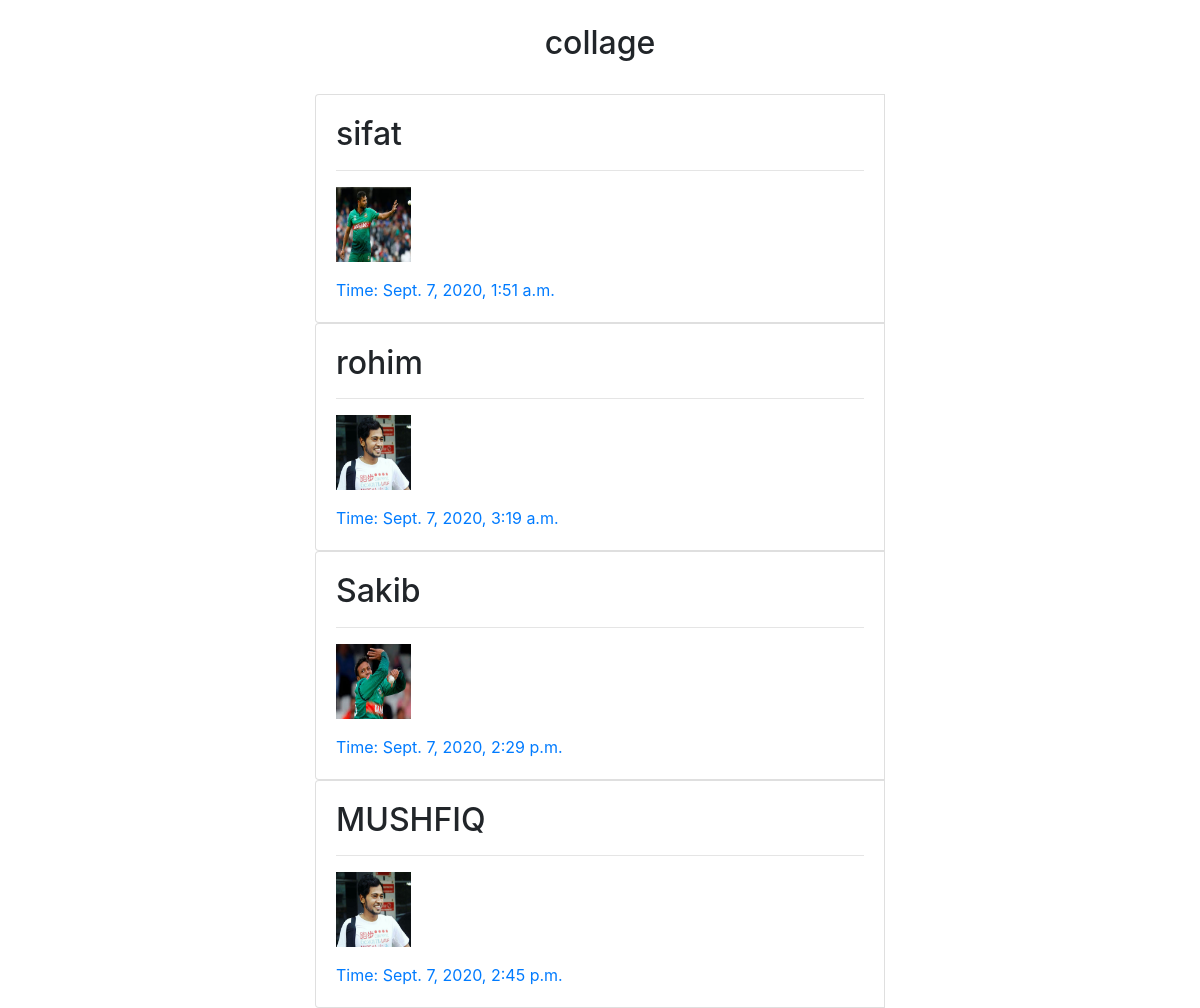
The page / on the database its author committed.
### collage/models.py (models this page shows, shortened)
class Collage(models.Model):
    name = models.CharField(max_length=222,unique=True)
    image = models.ImageField(upload_to='media/post_image',blank=True)
    upload_date = models.DateTimeField(auto_now_add=True)

### collage/views.py (the view)
# urls.py: path('', views.home1 , name='home'),
def home1(request):
    list = Collage.objects.all()
    context ={
        'collages':list
    }
    return render(request,'home.html',context)

### templates/home.html (shortened to what this page needs)
<!DOCTYPE html>
<html lang="en">
    <head>
        <link rel="stylesheet" href="https://stackpath.bootstrapcdn.com/bootstrap/4.4.1/css/bootstrap.min.css">
    </head>
    <body>
        <div class="col-md-6 offset-md-3">
            <br>
            <h2 class="text-center">collage </h2>
            <br>
            {% if collages %}
                {% for collage in collages %}
                   <div class="card-group">
                    <div class="card">
                        <div class="card-body">
                            <h2 class="card-title"> {{ collage.name }}</h2>
                            <hr>
                            <p class="card-img fulid style="width: 10rem;"> <img src="{{ collage.image.url }} " width="75px" height="75px"></p>
                            <a href="#" class="card-text">Time: {{  collage.upload_date }}</a>
                        </div>
                    </div>
                    <br> </br>
                </div>
                {% endfor %}
            {% endif %}
        </div>
    </body>
</html>

### rows shown on the page
Collage: name "sifat", image (picture), upload_date "Sept. 7, 2020, 1:51 a.m."
Collage: name "rohim", image (picture), upload_date "Sept. 7, 2020, 3:19 a.m."
Collage: name "Sakib", image (picture), upload_date "Sept. 7, 2020, 2:29 p.m."
Collage: name "MUSHFIQ", image (picture), upload_date "Sept. 7, 2020, 2:45 p.m."
